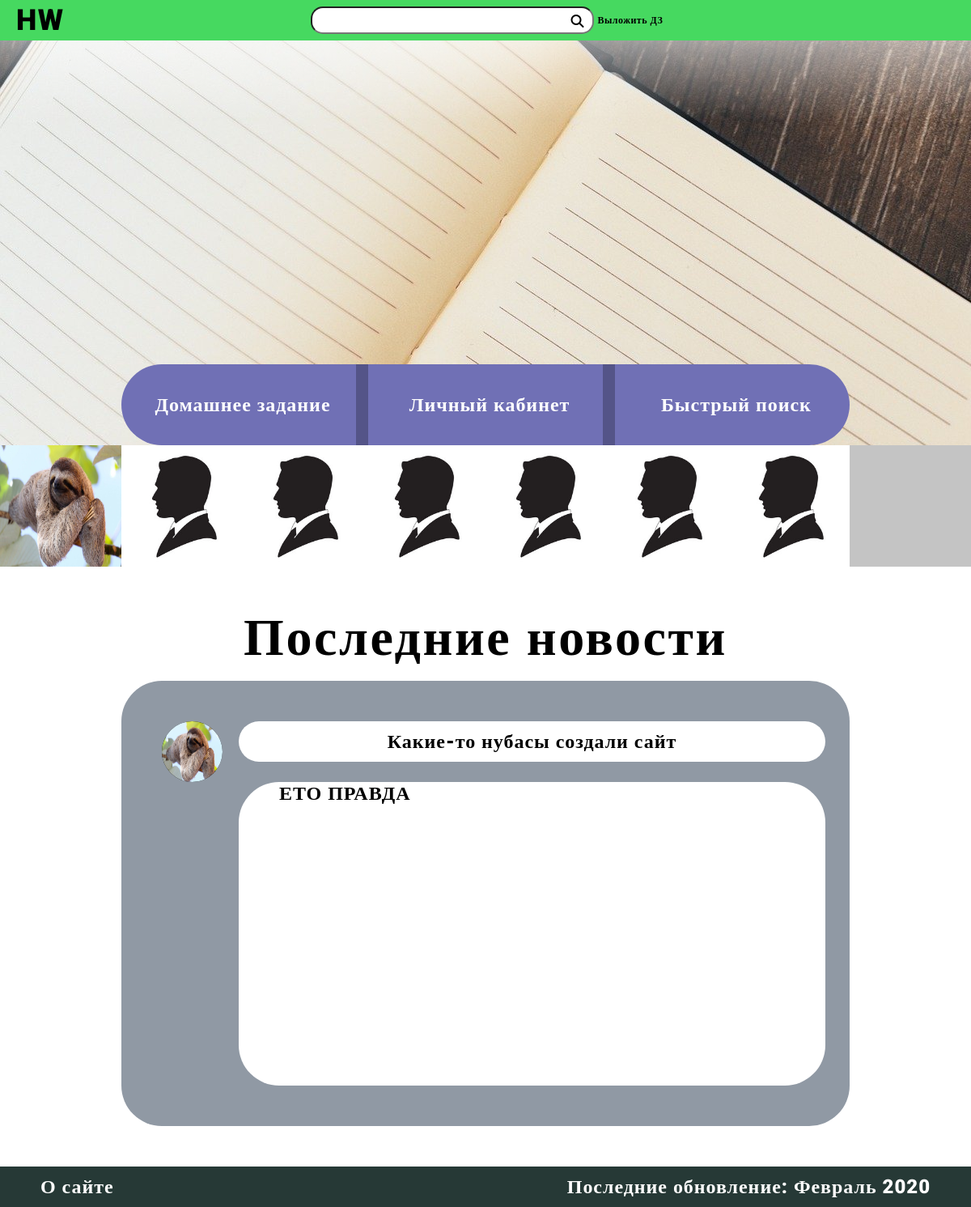
The app's page /, older data.
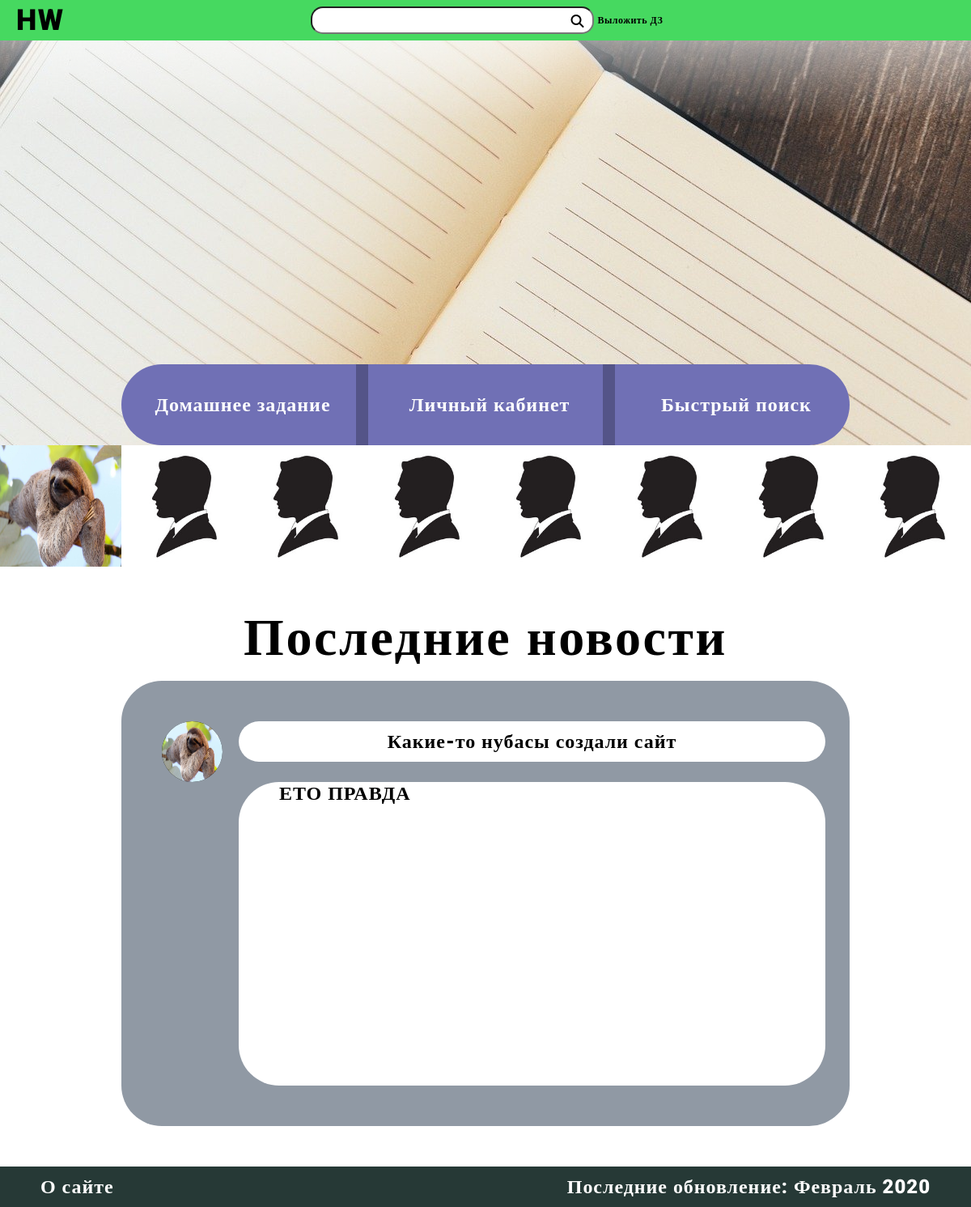
The same page, newer data.
### users/models.py (models this page shows, shortened)
class User(AbstractBaseUser):
	username = models.CharField(max_length=20, unique=True, validators=[validate_input])
	admin = models.BooleanField(default=False)
	staff = models.BooleanField(default=False)
	USERNAME_FIELD = 'username'
	REQUIRED_FIELDS = []
	objects = UserManager()

class UserProfile(models.Model):
	user = models.OneToOneField(User, related_name='profile', on_delete=models.CASCADE)
	name = models.CharField(max_length=15, blank=True, validators=[validate_input])
	surname = models.CharField(max_length=15, blank=True, validators=[validate_input])
	grade = models.IntegerField(choices=create_grades(), default=1)
	photo = models.ImageField(upload_to=upload_location, default='users/default.jpg')

### homeworks/models.py (models this page shows, shortened)
class New(models.Model):
	publisher = models.ForeignKey(User, related_name='news', on_delete=models.CASCADE)
	summary = models.CharField(max_length=40)
	description = models.CharField(max_length=400)
	publication_date = models.DateTimeField(auto_now_add=True)

### HWHUB/views.py (the view)
# urls.py: path('', views.MainPage.as_view(), name='main'),
class MainPage(View):
	def get(self, request):
		last_users = User.objects.all().last()[:10]
		last_news = New.objects.all().order_by('-publication_date')
		if request.user.is_authenticated:
			profile = UserProfile.objects.filter(user=request.user)[0]
		else:
			profile = None
		context = {'user':request.user, 'profile':profile,
		'last_users':last_users, 'last_news':last_news, 'classes':list(range(1, 12))}
		return render(request, 'main.html', context)

### users/models.py (called while the page is built)
	def last(self):
		return self.order_by('-homeworks__publication_date')

	def get_queryset(self):
		return UserQuerySet(self.model, using=self._db)

### templates/main.html (shortened to what this page needs)
{% extends 'navbar.html' %}
{% load static %}
{% block link %}
<link href="{% static 'styles/main.css' %}?version=32" rel="stylesheet">
{% endblock %}
{% block content %}
<div class="content">
	<div class="header">
		<div class="header_button_area" style="background: linear-gradient(180deg, rgba(255, 255, 255, 0.82) 0.01%, rgba(255, 255, 255, 0.54) 0.02%, rgba(255, 255, 255, 0) 19.79%), url({% static 'images/header.jpg' %});">
			<div class="header_button_area_button">
				<div class="header_button_area_button_HW">
						<div class="header_button_area_button_HW_Link">
							<p class="usual" style="margin-top: 36px">Домашнее задание</p>
						</div>
				</div>
				<div class="Stick"></div>
				<div class="header_button_area_button_LK">
					<a href="id{{request.user.id}}">
						<div class="header_button_area_button_LK_Link">
							<p class="usual" style="margin-top: 36px">Личный кабинет</p>
						</div>
					</a>
				</div>
				<div class="Stick"></div>
				<div class="header_button_area_button_FS">
						<div class="header_button_area_button_FS_Link">
							<p class="usual" style="margin-top: 36px">Быстрый поиск</p>
						</div>
				</div>
			</div>
		</div>
		<div class="HW_LastUsers" style="background: #C4C4C4">
			{% for user in last_users %}
			<div class="HW_LastUsers_Item">
			<a href="{% url 'profile' user.id %}">
			<img src="{{ user.profile.photo.url }}" width="150px" height="150px" style="background: black">
			</a>
			</div>
			{% endfor %}
		</div>
	</div>
	<div class="main_content">
		<p class="usual" style="margin-top: 50px; font-size: 64px; line-height: 75px; color: black!important" align="center">Последние новости</p>
		<div class="news_block">
			{% for new in last_news %}
			<div class="news_block_grid">
				<div class="news_block_avatar">
					<img src="{{new.publisher.profile.photo.url}}" width="75px" height="75px">
				</div>
				<div class="news_block_name">
					<div class="news_block_name_content usual" style="color: black!important;">
						{{new.summary}}
					</div>
				</div>
				<div class="news_block_content">
					<div class="news_block_content_content usual" style="color: black!important;">
						{{new.description}}
					</div>
				</div>
			</div>
			{% endfor %}
		</div>
	</div>
	<div class="footer">
		<a class="usual" href="#" style="left: 50px; position: absolute; margin-top: 11px">О сайте</a>
		<div class="last_update">
		<p class="usual" style="margin-bottom: 0px">Последние обновление: Февраль 2020</p>
		</div>
	</div>
</div>
{% endblock %}

### templates/navbar.html (shortened to what this page needs)
<!DOCTYPE html>
<html lang="en">
<head>
	{% load static %}
	<link rel="stylesheet" href="https://stackpath.bootstrapcdn.com/bootstrap/4.3.1/css/bootstrap.min.css">
	<link href="{% static 'styles/style_nav.css' %}?version=14" rel="stylesheet">
	<link rel="stylesheet" type="text/css" href="{% static 'styles/style_upload.css' %}">
	{% block link %} {% endblock %}
</head>
<body>
	<div class="navbarr">
		<div class="navbar_grid">
			<div class="navbar_grid_logo">
				<a class="navbar_grid_logo_logo usual" href="/">HW</a>
			</div>
			<div class="navbar_grid_HW" style="">
				<button type="submit" id="navbar_submit"><i class="fas fa-search"></i></button>
				<input type="text" class="navbar_FastSearch usual" id="navbar_search" style="padding-right: 30px; padding-left: 15px;">
				<a href="#upload_frame" class="navbar_Upload usual" style="color: black!important; font-size: 12px; line-height: 14px;">Выложить ДЗ</a>
			</div>
			<div class="navbar_grid_Profile">
			</div>
		</div>
	</div>
	{% block content %}
	{% endblock %}
</body>
</html>

### homeworks/templates/upload.html (shortened to what this page needs)
{% load static %}

### static/styles/style_nav.css (style rules this page uses)
.navbarr { height: 50px; position: sticky; top: 0px; z-index: 100000; background: #46D960; padding: 0px!important; }
.navbar_grid { height: 50px; width: 100%; display: grid; grid-template-columns: 1fr calc(350px + 83px + 50px) 1fr; position: absolute; }
.navbar_FastSearch { border-radius: 15px; color: black!important; margin-left: 25px; width: 350px; height: 34px; margin-top: 8px; }
.navbar_Upload { margin-top: 18px; position: absolute; margin-left: 5px; }
.navbar_grid_logo_logo { position: absolute; font-size: 36px!important; line-height: 42px!important; margin-top: 4px; margin-left: 20px; color: black!important; }
.usual { font-family: Roboto; font-style: normal; font-weight: 900; font-size: 24px; line-height: 28px; text-align: center; letter-spacing: 0.04em; color: #FFFFFF; }
#navbar_submit { border: 0; background: none; position: absolute; width: 20px; height: 20px; margin: 0px; padding: 0px; margin-top: 14px; margin-left: 345px; }

### static/styles/main.css (style rules this page uses)
.content { display: grid; width: 100%; height: 100%; grid-template-columns: 150px calc(100% - (150px * 2)) 150px; grid-template-rows: 650px calc(100% - 700px) 50px; grid-template-areas: "header header header" "left content right" "footer footer footer"; }
.header { grid-area: header; height: 650px; }
.header_button_area { height: 500px; }
.main_content { grid-area: content; }
.footer { grid-area: footer; background: #263936; }
.HW_LastUsers { display: grid; grid-template-rows: 150px; grid-template-columns: repeat(100,150px); overflow-x: hidden; max-height: 150px; overflow-y: hidden; }
.news_block { background: #9099A4; width: 100%; height: 550px; border-radius: 50px; margin-bottom: 50px; }
.news_block_grid { width: calc(100% - 100px); height: calc(100% - 50px); padding-top: 50px; margin-left: 50px; display: grid; grid-template-areas: "profile name" "empty content"; grid-template-columns: 75px calc(100% - 75px); grid-template-rows: 75px calc(100% - 75px); grid-column-gap: 20px; }
.news_block_avatar img { border-radius: 75px; background: black; height: 75px; width: 75px; grid-area: profile; }
.news_block_name { width: 100%; height: 50px; border-radius: 50px; background: white; grid-area: name; }
.news_block_content { width: 100%; height: 100%; border-radius: 50px; background: white; grid-area: content; }
.header_button_area_button { position: absolute; margin-left: 150px; margin-top: 400px; display: grid; border-radius: 50px; width: calc(100% - 300px); height: 100px; grid-template-columns: calc((100% - 30px) / 3) 15px calc((100% - 30px) / 3) 15px calc((100% - 30px) / 3); }
.header_button_area_button_HW { background: #7070B5; border-radius: 50px 0px 0px 50px; align-items: center; text-align: center; }
.header_button_area_button_LK { background: #7070B5; align-items: center; text-align: center; }
.header_button_area_button_FS { background: #7070B5; border-radius: 0px 50px 50px 0px; align-items: center; text-align: center; }
.Stick { background: #545488; }
.usual { font-family: Roboto; font-style: normal; font-weight: 900; font-size: 24px; line-height: 28px; text-align: center; letter-spacing: 0.04em; color: #FFFFFF; }
.header_button_area_button_HW_Link { align-items: center; text-align: center; height: 100%; width: calc(100%/3); position: absolute; }
.header_button_area_button_LK_Link { align-items: center; text-align: center; height: 100%; width: calc(100%/3); position: absolute; }
.header_button_area_button_FS_Link { align-items: center; text-align: center; height: 100%; width: calc(100%/3); position: absolute; }
.last_update { right: 50px; position: absolute; height: 28px; margin-top: 11px; }
.news_block_name_content { margin-top: 11px; width: calc(100% - 100px); margin-left: 50px; }
.news_block_content_content { margin-left: 50px; text-align: left!important; width: calc(100% - 100px); }

Row changes from the older to the newer data that the page shows:
added User: profile.photo (placeholder picture)
